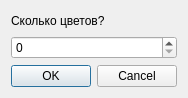
<?xml version="1.0" encoding="UTF-8"?>
<ui version="4.0">
 <class>Dialog</class>
 <widget class="QDialog" name="Dialog">
  <property name="geometry">
   <rect>
    <x>0</x>
    <y>0</y>
    <width>184</width>
    <height>98</height>
   </rect>
  </property>
  <property name="windowTitle">
   <string>Dialog</string>
  </property>
  <layout class="QVBoxLayout" name="verticalLayout">
   <item>
    <widget class="QLabel" name="label">
     <property name="text">
      <string>Сколько цветов?</string>
     </property>
    </widget>
   </item>
   <item>
    <widget class="QSpinBox" name="spinBox"/>
   </item>
   <item>
    <widget class="QDialogButtonBox" name="buttonBox">
     <property name="standardButtons">
      <set>QDialogButtonBox::Cancel|QDialogButtonBox::Ok</set>
     </property>
    </widget>
   </item>
  </layout>
 </widget>
 <resources/>
 <connections/>
</ui>
